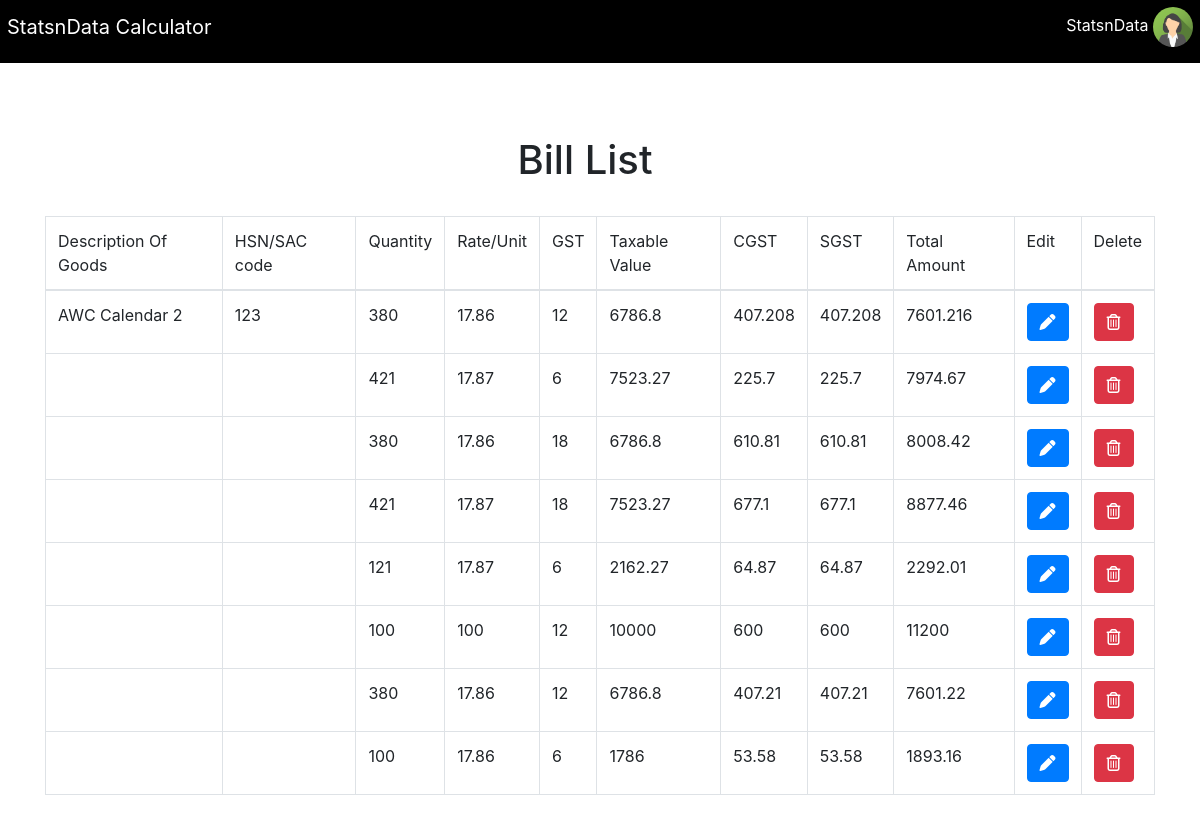
Before: /view with the older database file.
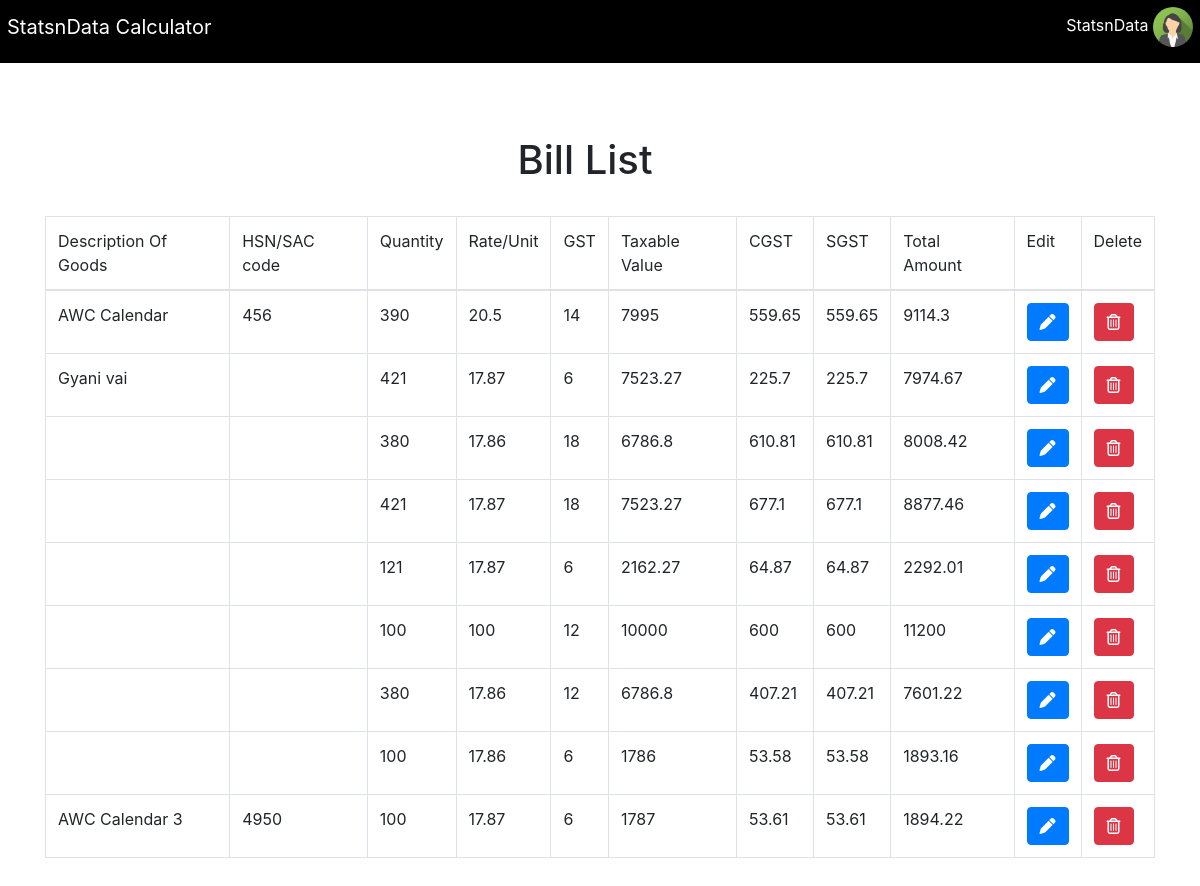
After: the same page with the newer database file.
### tables this page shows
CREATE TABLE SnDB (id INTEGER PRIMARY KEY AUTOINCREMENT, DescriptionOfGoods VARCHAR(30) NOT NULL, HSNSAC NUMBER , Qty NUMBER NOT NULL, RatePerUnit NUMBER NOT NULL, Gst NUMBER NOT NULL, TaxableValue NUMBER NOT NULL, Cgst NUMBER NOT NULL, Sgst NUMBER NOT NULL, TotalAmount NUMBER NOT NULL);

### app.py (the view)
@app.route("/view")
def view():
    rows = employeedb.viewData()
    return render_template("view.html",rows = rows)

### employeedb.py (called while the page is built)
def viewData():
    db.execute("SELECT * FROM SnDB")
    data = db.fetchall()
    return data

### templates/view.html (shortened to what this page needs)
<!DOCTYPE html>
{% extends "getin.html" %}
{% block content %}
<html lang="en">
<head>
  <link rel="stylesheet" href="https://maxcdn.bootstrapcdn.com/bootstrap/4.4.1/css/bootstrap.min.css">
</head>
<body>
  <div style="background:transparent !important" class="jumbotron jumbotron-fluid ">
    <div class="container">
      <div class="row container">
        <div class="col-sm-4 lg-4 xs-4">
        </div>
        <div class="col-sm-4 lg-4 xs-4">
          <h1 class="text-center">Bill List</h1>
        </div>
        <div class="col-sm-4 lg-4 xs-4"></div>
      </div>
      <br>
      <div class="" style="overflow: scroll;">
        <table class="table table-bordered">
          <thead>
            <td>Description Of Goods</td>
            <td>HSN/SAC code</td>
            <td>Quantity</td>
            <td>Rate/Unit</td>
            <td>GST</td>
            <td>Taxable Value</td>
            <td>CGST</td>
            <td>SGST</td>
            <td>Total Amount</td>
            <td>Edit</td>
            <td>Delete</td>
          </thead>
          {% for row in rows %}
          <tr>
            <td>{{row[1]}}</td>
            <td>{{row[2]}}</td>
            <td>{{row[3]}}</td>
            <td>{{row[4]}}</td>
            <td>{{row[5]}}</td>
            <td>{{row[6]}}</td>
            <td>{{row[7]}}</td>
            <td>{{row[8]}}</td>
            <td>{{row[9]}}</td>
            <form action="/edit/{{row[0]}}" method="post">
              <td><button type="submit" class="btn btn-primary" value="Edit">
                <i class="fas fa-pen"></i>
              </button></td>
            </form>
            <form action="/deleterecord/{{row[0]}}" method="post">
              <td><button type="submit" class="btn btn-danger" value="Delete">
                  <i class="far fa-trash-alt"></i>
                </button></td>
            </form>
          </tr>
          {% endfor %}
        </table>
      </div>
      <br>
    </div>
  </div>
</body>
{% endblock %}

### templates/getin.html (shortened to what this page needs)
<!DOCTYPE html>
<html lang="en">
<head>
    <link rel="stylesheet" href="https://maxcdn.bootstrapcdn.com/bootstrap/4.0.0/css/bootstrap.min.css"
>
</head>
<body>
    <div style="background:transparent !important" class="">
            <nav id="navbar">
                <div class="" style="padding: 7px;">
                    <a class="navbar-brand" style="color: white;" href="/">StatsnData Calculator</a>
                        <a href="#">
                            <p style="color: white; float:right;">StatsnData  <img class="" src="./img_avatar.png" id="avatar"></p>
                        </a>
                </div>
            </nav>
        <br><br><br>
        {% block content %}{% endblock %}
    </div>
</body>
</html>

### templates/getin.html (style rules this page uses)
#avatar { height: 40px; width: 40px; border-radius: 50%; vertical-align: middle; }
#navbar { background-color: black; position: fixed; width: 100%; }

Changed rows visible on the page:
changed SnDB: DescriptionOfGoods "AWC Calendar 2" → "AWC Calendar"; HSNSAC "123" → "456"; Qty "380" → "390"; RatePerUnit "17.86" → "20.5"; Gst "12" → "14"; TaxableValue "6786.8" → "7995"; Cgst "407.208" → "559.65"; Sgst "407.208" → "559.65"; TotalAmount "7601.216" → "9114.3"
changed SnDB: DescriptionOfGoods (not shown) → "Gyani vai"
added SnDB: DescriptionOfGoods "AWC Calendar 3", HSNSAC "4950", Qty "100", RatePerUnit "17.87", Gst "6", TaxableValue "1787", Cgst "53.61", Sgst "53.61", TotalAmount "1894.22"
